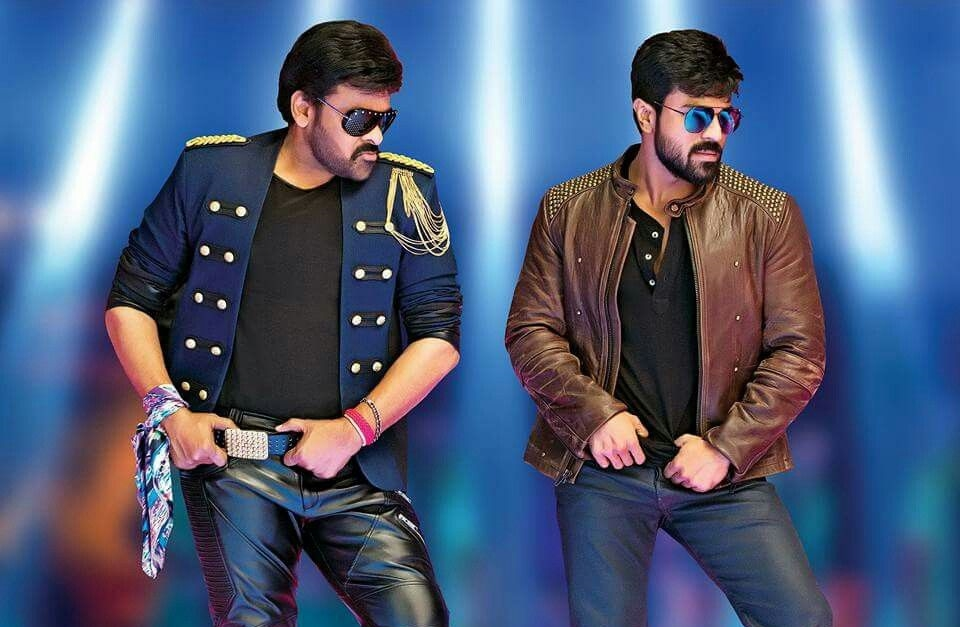
#> input picture r.jpg, 960 x 627 px
$ python itp.py
#> lines starting #> are read from the running program, lines starting #| are printed output that depends on the picture
import cv2

# Load the image
img = cv2.imread('r.jpg')
#> img is the input picture: shape (627, 960, 3); mean B, G, R 121.7, 92.9, 77.8

# Convert the image to grayscale
gray_img = cv2.cvtColor(img, cv2.COLOR_BGR2GRAY)
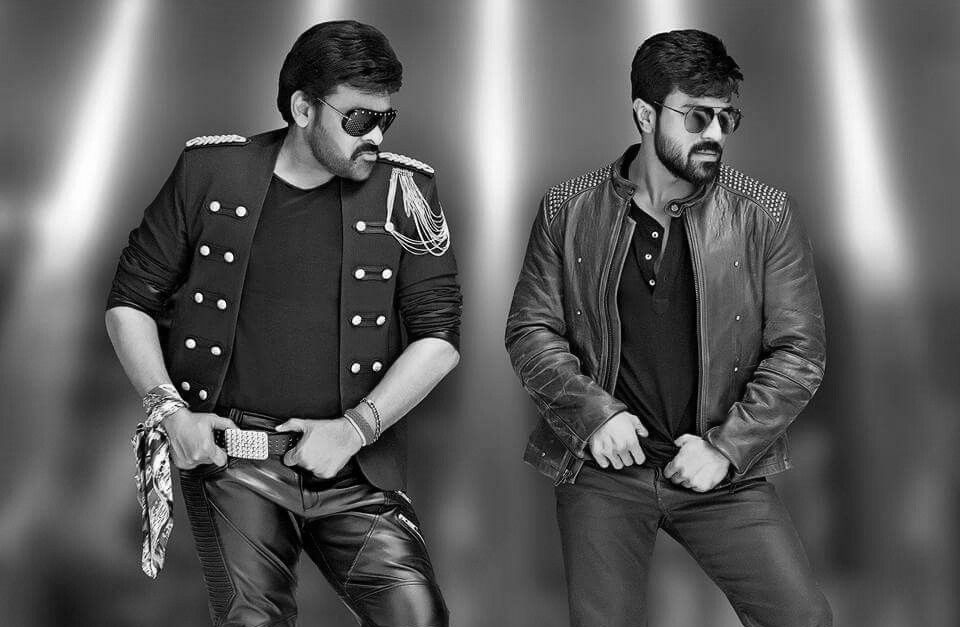
#> gray_img: shape (627, 960); min 0, max 255, mean 91.6

# Invert the grayscale image
inverted_gray_img = 255 - gray_img
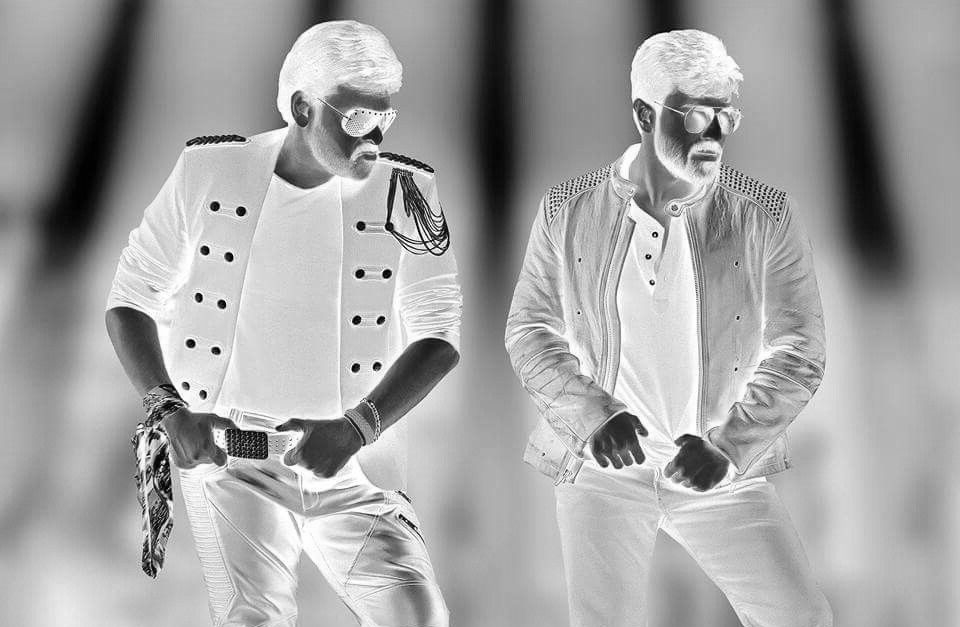
#> inverted_gray_img: shape (627, 960); min 0, max 255, mean 163.4

# Blur the inverted image using a Gaussian filter
blurred_img = cv2.GaussianBlur(inverted_gray_img, (21, 21), 0)
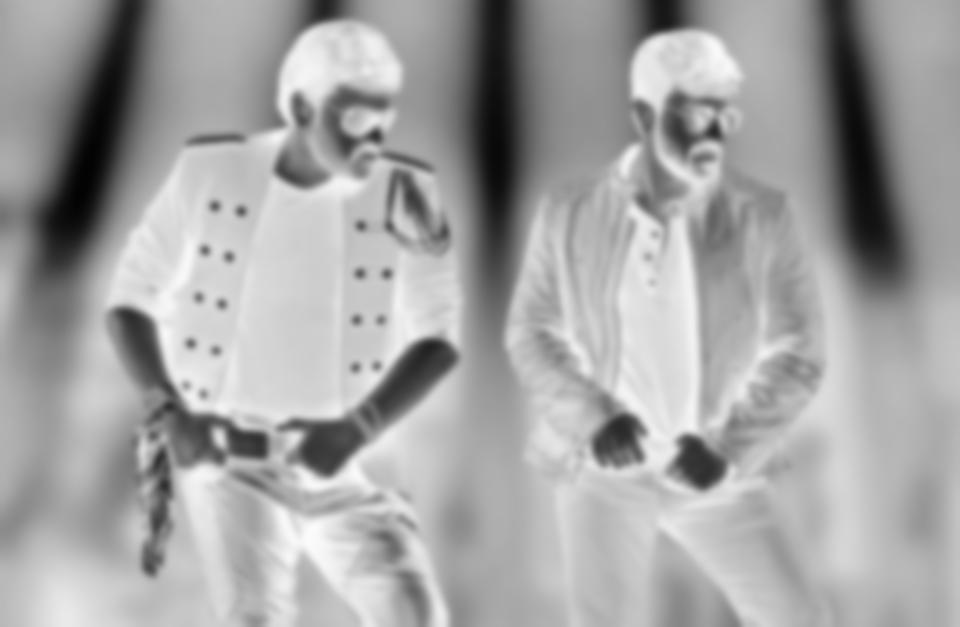
#> blurred_img: shape (627, 960); min 2, max 252, mean 163.3

# Invert the blurred image
inverted_blurred_img = 255 - blurred_img
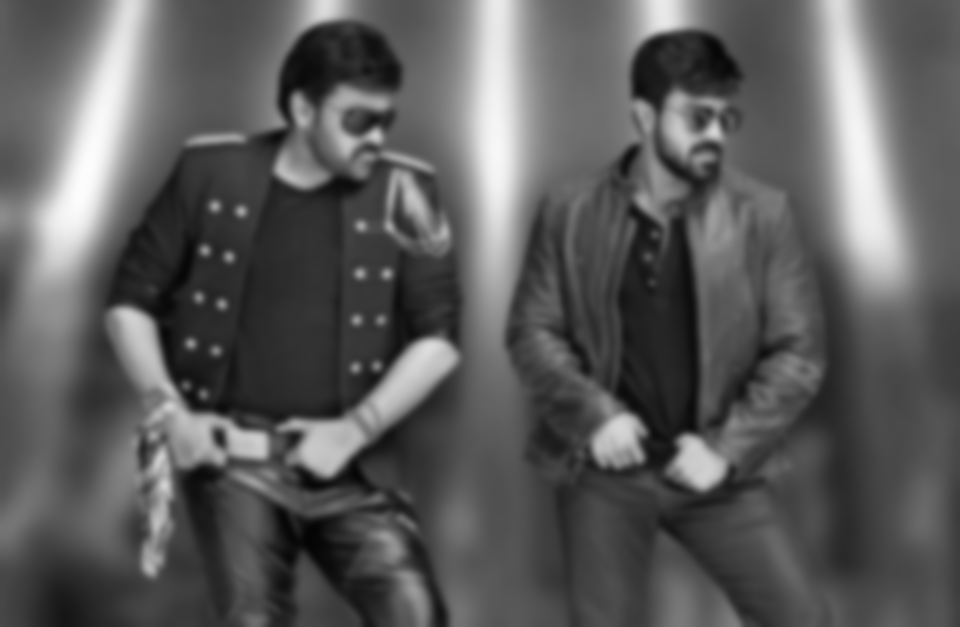
#> inverted_blurred_img: shape (627, 960); min 3, max 253, mean 91.7

# Create the pencil sketch image by combining the grayscale image with the inverted blurred image
pencil_sketch_img = cv2.divide(gray_img, inverted_blurred_img, scale=256)
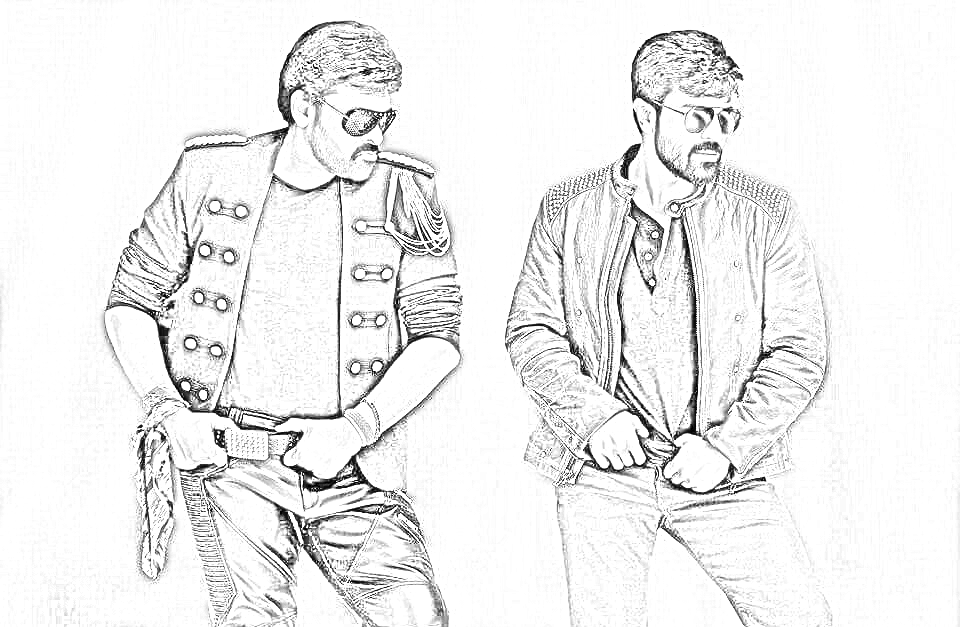
#> pencil_sketch_img: shape (627, 960); min 0, max 255, mean 238.3

# Save the output image
cv2.imwrite('pencil_sketch_output.jpg', pencil_sketch_img)
#print(pencil_sketch_img)
